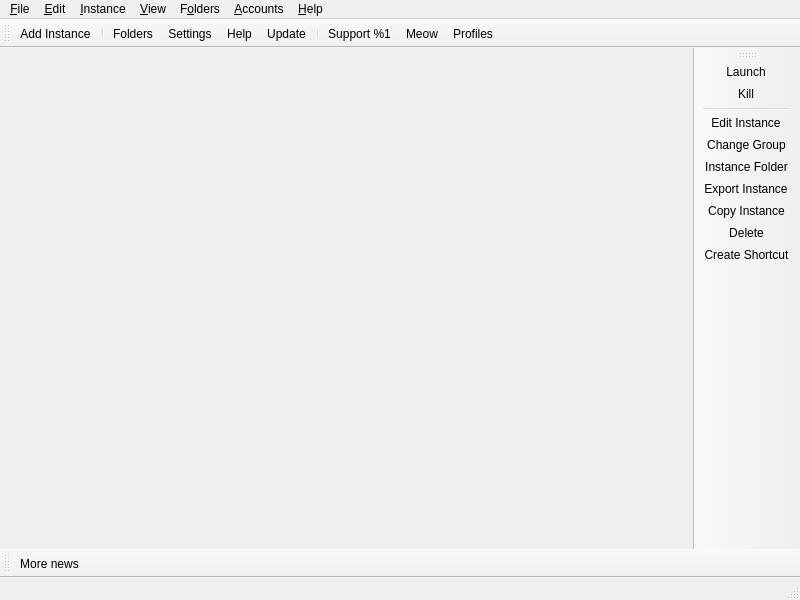
<?xml version="1.0" encoding="UTF-8"?>
<ui version="4.0">
 <class>MainWindow</class>
 <widget class="QMainWindow" name="MainWindow">
  <property name="geometry">
   <rect>
    <x>0</x>
    <y>0</y>
    <width>800</width>
    <height>600</height>
   </rect>
  </property>
  <property name="windowTitle">
   <string notr="true">MainWindow</string>
  </property>
  <widget class="QWidget" name="centralWidget">
   <layout class="QHBoxLayout" name="horizontalLayout">
    <property name="spacing">
     <number>0</number>
    </property>
    <property name="leftMargin">
     <number>0</number>
    </property>
    <property name="topMargin">
     <number>0</number>
    </property>
    <property name="rightMargin">
     <number>0</number>
    </property>
    <property name="bottomMargin">
     <number>0</number>
    </property>
   </layout>
  </widget>
  <widget class="QStatusBar" name="statusBar"/>
  <widget class="QToolBar" name="instanceToolBar">
   <property name="enabled">
    <bool>true</bool>
   </property>
   <property name="windowTitle">
    <string>Instance ToolBar</string>
   </property>
   <property name="allowedAreas">
    <set>Qt::ToolBarArea::LeftToolBarArea|Qt::ToolBarArea::RightToolBarArea</set>
   </property>
   <property name="iconSize">
    <size>
     <width>16</width>
     <height>16</height>
    </size>
   </property>
   <property name="toolButtonStyle">
    <enum>Qt::ToolButtonStyle::ToolButtonTextBesideIcon</enum>
   </property>
   <property name="floatable">
    <bool>false</bool>
   </property>
   <attribute name="toolBarArea">
    <enum>RightToolBarArea</enum>
   </attribute>
   <attribute name="toolBarBreak">
    <bool>false</bool>
   </attribute>
   <addaction name="actionLaunchInstance"/>
   <addaction name="actionKillInstance"/>
   <addaction name="separator"/>
   <addaction name="actionEditInstance"/>
   <addaction name="actionChangeInstGroup"/>
   <addaction name="actionViewSelectedInstFolder"/>
   <addaction name="actionExportInstance"/>
   <addaction name="actionCopyInstance"/>
   <addaction name="actionDeleteInstance"/>
   <addaction name="actionCreateInstanceShortcut"/>
  </widget>
  <widget class="QToolBar" name="mainToolBar">
   <property name="windowTitle">
    <string>Main Toolbar</string>
   </property>
   <property name="allowedAreas">
    <set>Qt::ToolBarArea::BottomToolBarArea|Qt::ToolBarArea::TopToolBarArea</set>
   </property>
   <property name="toolButtonStyle">
    <enum>Qt::ToolButtonStyle::ToolButtonTextBesideIcon</enum>
   </property>
   <property name="floatable">
    <bool>false</bool>
   </property>
   <attribute name="toolBarArea">
    <enum>TopToolBarArea</enum>
   </attribute>
   <attribute name="toolBarBreak">
    <bool>false</bool>
   </attribute>
   <addaction name="actionAddInstance"/>
   <addaction name="separator"/>
   <addaction name="actionFoldersButton"/>
   <addaction name="actionSettings"/>
   <addaction name="actionHelpButton"/>
   <addaction name="actionCheckUpdate"/>
   <addaction name="separator"/>
   <addaction name="actionPatreon"/>
   <addaction name="actionCAT"/>
   <addaction name="actionAccountsButton"/>
  </widget>
  <widget class="QToolBar" name="newsToolBar">
   <property name="windowTitle">
    <string>News Toolbar</string>
   </property>
   <property name="allowedAreas">
    <set>Qt::ToolBarArea::BottomToolBarArea|Qt::ToolBarArea::TopToolBarArea</set>
   </property>
   <property name="iconSize">
    <size>
     <width>16</width>
     <height>16</height>
    </size>
   </property>
   <property name="toolButtonStyle">
    <enum>Qt::ToolButtonStyle::ToolButtonTextBesideIcon</enum>
   </property>
   <property name="floatable">
    <bool>false</bool>
   </property>
   <attribute name="toolBarArea">
    <enum>BottomToolBarArea</enum>
   </attribute>
   <attribute name="toolBarBreak">
    <bool>false</bool>
   </attribute>
   <addaction name="actionMoreNews"/>
  </widget>
  <widget class="QMenuBar" name="menuBar">
   <property name="geometry">
    <rect>
     <x>0</x>
     <y>0</y>
     <width>800</width>
     <height>23</height>
    </rect>
   </property>
   <widget class="QMenu" name="fileMenu">
    <property name="title">
     <string>&amp;File</string>
    </property>
    <property name="toolTipsVisible">
     <bool>true</bool>
    </property>
    <addaction name="actionAddInstance"/>
    <addaction name="separator"/>
    <addaction name="actionLaunchInstance"/>
    <addaction name="actionLaunchInstanceOffline"/>
    <addaction name="actionKillInstance"/>
    <addaction name="separator"/>
    <addaction name="actionEditInstance"/>
    <addaction name="actionChangeInstGroup"/>
    <addaction name="actionViewSelectedInstFolder"/>
    <addaction name="actionExportInstance"/>
    <addaction name="actionCopyInstance"/>
    <addaction name="actionDeleteInstance"/>
    <addaction name="actionCreateInstanceShortcut"/>
    <addaction name="separator"/>
    <addaction name="actionSettings"/>
   </widget>
   <widget class="QMenu" name="editMenu">
    <property name="title">
     <string>&amp;Edit</string>
    </property>
    <property name="toolTipsVisible">
     <bool>true</bool>
    </property>
    <addaction name="actionUndoTrashInstance"/>
    <addaction name="separator"/>
    <addaction name="actionRenameInstance"/>
    <addaction name="actionChangeInstIcon"/>
   </widget>
   <widget class="QMenu" name="instanceMenu">
    <property name="title">
     <string>&amp;Instance</string>
    </property>
    <property name="toolTipsVisible">
     <bool>true</bool>
    </property>
    <addaction name="actionInstanceSettings"/>
    <addaction name="actionEditInstNotes"/>
    <addaction name="separator"/>
    <addaction name="actionMods"/>
    <addaction name="actionWorlds"/>
    <addaction name="actionScreenshots"/>
    <addaction name="separator"/>
    <addaction name="actionViewSelectedMCFolder"/>
    <addaction name="actionViewSelectedModsFolder"/>
    <addaction name="actionConfig_Folder"/>
   </widget>
   <widget class="QMenu" name="viewMenu">
    <property name="title">
     <string>&amp;View</string>
    </property>
    <property name="toolTipsVisible">
     <bool>true</bool>
    </property>
    <addaction name="actionCAT"/>
    <addaction name="actionLockToolbars"/>
    <addaction name="separator"/>
    <addaction name="actionMenuBarInsteadOfToolBar"/>
   </widget>
   <widget class="QMenu" name="foldersMenu">
    <property name="title">
     <string>F&amp;olders</string>
    </property>
    <property name="toolTipsVisible">
     <bool>true</bool>
    </property>
    <addaction name="actionViewLauncherRootFolder"/>
    <addaction name="separator"/>
    <addaction name="actionViewInstanceFolder"/>
    <addaction name="actionViewCentralModsFolder"/>
    <addaction name="actionViewSkinsFolder"/>
    <addaction name="actionViewJavaFolder"/>
    <addaction name="separator"/>
    <addaction name="actionViewIconThemeFolder"/>
    <addaction name="actionViewWidgetThemeFolder"/>
    <addaction name="actionViewCatPackFolder"/>
    <addaction name="actionViewIconsFolder"/>
    <addaction name="separator"/>
    <addaction name="actionViewLogsFolder"/>
   </widget>
   <widget class="QMenu" name="helpMenu">
    <property name="title">
     <string>&amp;Help</string>
    </property>
    <property name="toolTipsVisible">
     <bool>true</bool>
    </property>
    <addaction name="actionReportBug"/>
    <addaction name="actionDISCORD"/>
    <addaction name="actionREDDIT"/>
    <addaction name="actionPlugins"/>
    <addaction name="actionKiteLogs"/>
    <addaction name="actionAbout"/>
    <addaction name="separator"/>
    <addaction name="actionCheckUpdate"/>
   </widget>
   <widget class="QMenu" name="accountMenu">
    <property name="title">
     <string>&amp;Accounts</string>
    </property>
   </widget>
   <addaction name="fileMenu"/>
   <addaction name="editMenu"/>
   <addaction name="instanceMenu"/>
   <addaction name="viewMenu"/>
   <addaction name="foldersMenu"/>
   <addaction name="accountMenu"/>
   <addaction name="helpMenu"/>
  </widget>
  <action name="actionAddInstance">
   <property name="kiteIcon" stdset="0">
    <string notr="true">new</string>
   </property>
   <property name="text">
    <string>Add Instance</string>
   </property>
   <property name="toolTip">
    <string>Add a new instance.</string>
   </property>
   <property name="menuRole">
    <enum>QAction::MenuRole::NoRole</enum>
   </property>
  </action>
  <action name="actionUndoTrashInstance">
   <property name="enabled">
    <bool>false</bool>
   </property>
   <property name="text">
    <string>Undo Last Instance Deletion</string>
   </property>
   <property name="toolTip">
    <string>Bring the instance you last sent to the trash back, along with its shortcuts.</string>
   </property>
   <property name="menuRole">
    <enum>QAction::MenuRole::NoRole</enum>
   </property>
  </action>
  <action name="actionViewLauncherRootFolder">
   <property name="kiteIcon" stdset="0">
    <string notr="true">viewfolder</string>
   </property>
   <property name="text">
    <string>Launcher Root</string>
   </property>
   <property name="toolTip">
    <string>Open the launcher's root folder in a file browser.</string>
   </property>
   <property name="menuRole">
    <enum>QAction::MenuRole::NoRole</enum>
   </property>
  </action>
  <action name="actionViewInstanceFolder">
   <property name="kiteIcon" stdset="0">
    <string notr="true">viewfolder</string>
   </property>
   <property name="text">
    <string>Instances</string>
   </property>
   <property name="toolTip">
    <string>Open the instance folder in a file browser.</string>
   </property>
   <property name="menuRole">
    <enum>QAction::MenuRole::NoRole</enum>
   </property>
  </action>
  <action name="actionViewCentralModsFolder">
   <property name="kiteIcon" stdset="0">
    <string notr="true">centralmods</string>
   </property>
   <property name="text">
    <string>Central Mods</string>
   </property>
   <property name="toolTip">
    <string>Open the central mods folder in a file browser.</string>
   </property>
   <property name="menuRole">
    <enum>QAction::MenuRole::NoRole</enum>
   </property>
  </action>
  <action name="actionViewSkinsFolder">
   <property name="kiteIcon" stdset="0">
    <string notr="true">viewfolder</string>
   </property>
   <property name="text">
    <string>Skins</string>
   </property>
   <property name="toolTip">
    <string>Open the skins folder in a file browser.</string>
   </property>
   <property name="menuRole">
    <enum>QAction::MenuRole::NoRole</enum>
   </property>
  </action>
  <action name="actionViewJavaFolder">
   <property name="kiteIcon" stdset="0">
    <string notr="true">viewfolder</string>
   </property>
   <property name="text">
    <string>Java</string>
   </property>
   <property name="toolTip">
    <string>Open the Java folder in a file browser. Only available if the built-in Java downloader is used.</string>
   </property>
   <property name="menuRole">
    <enum>QAction::MenuRole::NoRole</enum>
   </property>
  </action>
  <action name="actionViewIconThemeFolder">
   <property name="kiteIcon" stdset="0">
    <string notr="true">viewfolder</string>
   </property>
   <property name="text">
    <string>Icon Theme</string>
   </property>
   <property name="toolTip">
    <string>Open the icon theme folder in a file browser.</string>
   </property>
   <property name="menuRole">
    <enum>QAction::MenuRole::NoRole</enum>
   </property>
  </action>
  <action name="actionViewWidgetThemeFolder">
   <property name="kiteIcon" stdset="0">
    <string notr="true">viewfolder</string>
   </property>
   <property name="text">
    <string>Widget Themes</string>
   </property>
   <property name="toolTip">
    <string>Open the widget themes folder in a file browser.</string>
   </property>
   <property name="menuRole">
    <enum>QAction::MenuRole::NoRole</enum>
   </property>
  </action>
  <action name="actionViewCatPackFolder">
   <property name="kiteIcon" stdset="0">
    <string notr="true">viewfolder</string>
   </property>
   <property name="text">
    <string>Cat Packs</string>
   </property>
   <property name="toolTip">
    <string>Open the cat packs folder in a file browser.</string>
   </property>
   <property name="menuRole">
    <enum>QAction::MenuRole::NoRole</enum>
   </property>
  </action>
  <action name="actionViewIconsFolder">
   <property name="kiteIcon" stdset="0">
    <string notr="true">viewfolder</string>
   </property>
   <property name="text">
    <string>Instance Icons</string>
   </property>
   <property name="toolTip">
    <string>Open the instance icons folder in a file browser.</string>
   </property>
   <property name="menuRole">
    <enum>QAction::MenuRole::NoRole</enum>
   </property>
  </action>
  <action name="actionViewLogsFolder">
   <property name="kiteIcon" stdset="0">
    <string notr="true">viewfolder</string>
   </property>
   <property name="text">
    <string>Logs</string>
   </property>
   <property name="toolTip">
    <string>Open the logs folder in a file browser.</string>
   </property>
   <property name="menuRole">
    <enum>QAction::MenuRole::NoRole</enum>
   </property>
  </action>
  <action name="actionSettings">
   <property name="kiteIcon" stdset="0">
    <string notr="true">settings</string>
   </property>
   <property name="text">
    <string>Settings</string>
   </property>
   <property name="toolTip">
    <string>Change settings.</string>
   </property>
   <property name="menuRole">
    <enum>QAction::MenuRole::TextHeuristicRole</enum>
   </property>
  </action>
  <action name="actionKiteLogs">
   <property name="kiteIcon" stdset="0">
    <string notr="true">log</string>
   </property>
   <property name="text">
    <string>Kite Logs</string>
   </property>
   <property name="toolTip">
    <string>View and manage Kite application logs.</string>
   </property>
   <property name="menuRole">
    <enum>QAction::MenuRole::NoRole</enum>
   </property>
  </action>
  <action name="actionAbout">
   <property name="kiteIcon" stdset="0">
    <string notr="true">about</string>
   </property>
   <property name="text">
    <string>About %1</string>
   </property>
   <property name="toolTip">
    <string>View information about %1.</string>
   </property>
   <property name="menuRole">
    <enum>QAction::MenuRole::TextHeuristicRole</enum>
   </property>
  </action>
  <action name="actionCAT">
   <property name="kiteIcon" stdset="0">
    <string notr="true">cat</string>
   </property>
   <property name="checkable">
    <bool>true</bool>
   </property>
   <property name="text">
    <string>Meow</string>
   </property>
   <property name="toolTip">
    <string>It's a fluffy kitty :3</string>
   </property>
   <property name="menuRole">
    <enum>QAction::MenuRole::NoRole</enum>
   </property>
   <property name="priority">
    <enum>QAction::Priority::LowPriority</enum>
   </property>
  </action>
  <action name="actionManageAccounts">
   <property name="kiteIcon" stdset="0">
    <string notr="true">accounts</string>
   </property>
   <property name="text">
    <string>Manage Accounts</string>
   </property>
   <property name="toolTip">
    <string>Manage Microsoft Accounts.</string>
   </property>
   <property name="menuRole">
    <enum>QAction::MenuRole::NoRole</enum>
   </property>
  </action>
  <action name="actionManageSkins">
   <property name="kiteIcon" stdset="0">
    <string notr="true">settings</string>
   </property>
   <property name="text">
    <string>Manage Skins</string>
   </property>
   <property name="toolTip">
    <string>Manage the skins of the currently selected account.</string>
   </property>
   <property name="menuRole">
    <enum>QAction::MenuRole::NoRole</enum>
   </property>
  </action>
  <action name="actionLockToolbars">
   <property name="checkable">
    <bool>true</bool>
   </property>
   <property name="text">
    <string>Lock Toolbars</string>
   </property>
   <property name="toolTip">
    <string>Prevent the toolbars from being dragged around.</string>
   </property>
   <property name="menuRole">
    <enum>QAction::MenuRole::NoRole</enum>
   </property>
  </action>
  <action name="actionMoreNews">
   <property name="kiteIcon" stdset="0">
    <string notr="true">news</string>
   </property>
   <property name="text">
    <string>More news...</string>
   </property>
   <property name="toolTip">
    <string>Open the development blog to read more news about %1.</string>
   </property>
   <property name="menuRole">
    <enum>QAction::MenuRole::NoRole</enum>
   </property>
  </action>
  <action name="actionMenuBarInsteadOfToolBar">
   <property name="checkable">
    <bool>true</bool>
   </property>
   <property name="text">
    <string>Menu Bar Instead of Tool Bar</string>
   </property>
   <property name="toolTip">
    <string>Keep this menu bar and hide the main toolbar. Without it, tap Alt to show the menu bar for a moment.</string>
   </property>
   <property name="menuRole">
    <enum>QAction::MenuRole::NoRole</enum>
   </property>
  </action>
  <action name="actionChangeInstIcon">
   <property name="text">
    <string>Change Icon</string>
   </property>
   <property name="toolTip">
    <string>Change the selected instance's icon.</string>
   </property>
   <property name="menuRole">
    <enum>QAction::MenuRole::NoRole</enum>
   </property>
  </action>
  <action name="actionRenameInstance">
   <property name="kiteIcon" stdset="0">
    <string notr="true">rename</string>
   </property>
   <property name="text">
    <string>Rename</string>
   </property>
   <property name="toolTip">
    <string>Rename the selected instance.</string>
   </property>
   <property name="menuRole">
    <enum>QAction::MenuRole::NoRole</enum>
   </property>
  </action>
  <action name="actionLaunchInstance">
   <property name="kiteIcon" stdset="0">
    <string notr="true">launch</string>
   </property>
   <property name="text">
    <string>Launch</string>
   </property>
   <property name="toolTip">
    <string>Launch the selected instance.</string>
   </property>
   <property name="menuRole">
    <enum>QAction::MenuRole::NoRole</enum>
   </property>
  </action>
  <action name="actionKillInstance">
   <property name="kiteIcon" stdset="0">
    <string notr="true">status-bad</string>
   </property>
   <property name="text">
    <string>Kill</string>
   </property>
   <property name="toolTip">
    <string>Kill the running instance.</string>
   </property>
   <property name="shortcut">
    <string>Ctrl+K</string>
   </property>
   <property name="menuRole">
    <enum>QAction::MenuRole::NoRole</enum>
   </property>
  </action>
  <action name="actionLaunchInstanceOffline">
   <property name="kiteIcon" stdset="0">
    <string notr="true">launch</string>
   </property>
   <property name="text">
    <string>Launch Offline</string>
   </property>
   <property name="toolTip">
    <string>Launch the selected instance in offline mode.</string>
   </property>
   <property name="menuRole">
    <enum>QAction::MenuRole::NoRole</enum>
   </property>
  </action>
  <action name="actionEditInstance">
   <property name="kiteIcon" stdset="0">
    <string notr="true">settings</string>
   </property>
   <property name="text">
    <string>Edit Instance</string>
   </property>
   <property name="toolTip">
    <string>Change the instance settings, mods and versions.</string>
   </property>
   <property name="menuRole">
    <enum>QAction::MenuRole::NoRole</enum>
   </property>
  </action>
  <action name="actionInstanceSettings">
   <property name="kiteIcon" stdset="0">
    <string notr="true">instance-settings</string>
   </property>
   <property name="text">
    <string>Instance Settings</string>
   </property>
   <property name="toolTip">
    <string>Open the settings for the selected instance.</string>
   </property>
   <property name="menuRole">
    <enum>QAction::MenuRole::TextHeuristicRole</enum>
   </property>
  </action>
  <action name="actionEditInstNotes">
   <property name="kiteIcon" stdset="0">
    <string notr="true">notes</string>
   </property>
   <property name="text">
    <string>Edit Notes</string>
   </property>
   <property name="toolTip">
    <string>Edit the notes for the selected instance.</string>
   </property>
   <property name="menuRole">
    <enum>QAction::MenuRole::NoRole</enum>
   </property>
  </action>
  <action name="actionMods">
   <property name="kiteIcon" stdset="0">
    <string notr="true">loadermods</string>
   </property>
   <property name="text">
    <string>View Mods</string>
   </property>
   <property name="toolTip">
    <string>View the mods of this instance.</string>
   </property>
   <property name="menuRole">
    <enum>QAction::MenuRole::NoRole</enum>
   </property>
  </action>
  <action name="actionWorlds">
   <property name="kiteIcon" stdset="0">
    <string notr="true">worlds</string>
   </property>
   <property name="text">
    <string>View Worlds</string>
   </property>
   <property name="toolTip">
    <string>View the worlds of this instance.</string>
   </property>
   <property name="menuRole">
    <enum>QAction::MenuRole::NoRole</enum>
   </property>
  </action>
  <action name="actionScreenshots">
   <property name="kiteIcon" stdset="0">
    <string notr="true">screenshots</string>
   </property>
   <property name="text">
    <string>Manage Screenshots</string>
   </property>
   <property name="toolTip">
    <string>View and upload screenshots for this instance.</string>
   </property>
   <property name="menuRole">
    <enum>QAction::MenuRole::NoRole</enum>
   </property>
  </action>
  <action name="actionChangeInstGroup">
   <property name="kiteIcon" stdset="0">
    <string notr="true">tag</string>
   </property>
   <property name="text">
    <string>Change Group</string>
   </property>
   <property name="toolTip">
    <string>Change the selected instance's group.</string>
   </property>
   <property name="menuRole">
    <enum>QAction::MenuRole::NoRole</enum>
   </property>
  </action>
  <action name="actionViewSelectedMCFolder">
   <property name="kiteIcon" stdset="0">
    <string notr="true">minecraft</string>
   </property>
   <property name="text">
    <string>Minecraft Folder</string>
   </property>
   <property name="toolTip">
    <string>Open the selected instance's minecraft folder in a file browser.</string>
   </property>
   <property name="menuRole">
    <enum>QAction::MenuRole::NoRole</enum>
   </property>
  </action>
  <action name="actionViewSelectedModsFolder">
   <property name="kiteIcon" stdset="0">
    <string notr="true">loadermods</string>
   </property>
   <property name="text">
    <string>Mods Folder</string>
   </property>
   <property name="toolTip">
    <string>Open the selected instance's mods folder in a file browser.</string>
   </property>
   <property name="menuRole">
    <enum>QAction::MenuRole::NoRole</enum>
   </property>
  </action>
  <action name="actionConfig_Folder">
   <property name="kiteIcon" stdset="0">
    <string notr="true">custom-commands</string>
   </property>
   <property name="text">
    <string>Config Folder</string>
   </property>
   <property name="toolTip">
    <string>Open the instance's config folder.</string>
   </property>
   <property name="menuRole">
    <enum>QAction::MenuRole::TextHeuristicRole</enum>
   </property>
  </action>
  <action name="actionViewSelectedInstFolder">
   <property name="kiteIcon" stdset="0">
    <string notr="true">viewfolder</string>
   </property>
   <property name="text">
    <string>Instance Folder</string>
   </property>
   <property name="toolTip">
    <string>Open the selected instance's root folder in a file browser.</string>
   </property>
   <property name="menuRole">
    <enum>QAction::MenuRole::NoRole</enum>
   </property>
  </action>
  <action name="actionExportInstance">
   <property name="kiteIcon" stdset="0">
    <string notr="true">export</string>
   </property>
   <property name="text">
    <string>E&amp;xport...</string>
   </property>
   <property name="iconText">
    <string>Export Instance</string>
   </property>
   <property name="toolTip">
    <string>Export the selected instance to supported formats.</string>
   </property>
   <property name="menuRole">
    <enum>QAction::MenuRole::NoRole</enum>
   </property>
  </action>
  <action name="actionExportInstanceZip">
   <property name="kiteIcon" stdset="0">
    <string notr="true">launcher</string>
   </property>
   <property name="text">
    <string>%1 (zip)</string>
   </property>
   <property name="menuRole">
    <enum>QAction::MenuRole::NoRole</enum>
   </property>
  </action>
  <action name="actionExportInstanceMrPack">
   <property name="kiteIcon" stdset="0">
    <string notr="true">modrinth</string>
   </property>
   <property name="text">
    <string>Modrinth (mrpack)</string>
   </property>
   <property name="menuRole">
    <enum>QAction::MenuRole::NoRole</enum>
   </property>
  </action>
  <action name="actionExportInstanceFlamePack">
   <property name="kiteIcon" stdset="0">
    <string notr="true">flame</string>
   </property>
   <property name="text">
    <string>CurseForge (zip)</string>
   </property>
   <property name="menuRole">
    <enum>QAction::MenuRole::NoRole</enum>
   </property>
  </action>
  <action name="actionDeleteInstance">
   <property name="kiteIcon" stdset="0">
    <string notr="true">delete</string>
   </property>
   <property name="text">
    <string>Delete</string>
   </property>
   <property name="toolTip">
    <string>Delete the selected instance.</string>
   </property>
   <property name="menuRole">
    <enum>QAction::MenuRole::NoRole</enum>
   </property>
  </action>
  <action name="actionCopyInstance">
   <property name="kiteIcon" stdset="0">
    <string notr="true">copy</string>
   </property>
   <property name="text">
    <string>Copy Instance</string>
   </property>
   <property name="toolTip">
    <string>Copy the selected instance.</string>
   </property>
   <property name="menuRole">
    <enum>QAction::MenuRole::NoRole</enum>
   </property>
  </action>
  <action name="actionCreateInstanceShortcut">
   <property name="kiteIcon" stdset="0">
    <string notr="true">shortcut</string>
   </property>
   <property name="text">
    <string>Create Shortcut</string>
   </property>
   <property name="toolTip">
    <string>Create a shortcut in a folder of your choosing that launches the selected instance.</string>
   </property>
   <property name="menuRole">
    <enum>QAction::MenuRole::NoRole</enum>
   </property>
  </action>
  <action name="actionReportBug">
   <property name="kiteIcon" stdset="0">
    <string notr="true">bug</string>
   </property>
   <property name="text">
    <string>Report a Bug</string>
   </property>
   <property name="toolTip">
    <string>Open the bug tracker to report a bug with %1.</string>
   </property>
   <property name="menuRole">
    <enum>QAction::MenuRole::NoRole</enum>
   </property>
  </action>
  <action name="actionDISCORD">
   <property name="kiteIcon" stdset="0">
    <string notr="true">discord</string>
   </property>
   <property name="text">
    <string>Discord</string>
   </property>
   <property name="toolTip">
    <string>Open %1 discord voice chat.</string>
   </property>
   <property name="menuRole">
    <enum>QAction::MenuRole::NoRole</enum>
   </property>
  </action>
  <action name="actionREDDIT">
   <property name="kiteIcon" stdset="0">
    <string notr="true">reddit-alien</string>
   </property>
   <property name="text">
    <string>Reddit</string>
   </property>
   <property name="toolTip">
    <string>Open %1 subreddit.</string>
   </property>
   <property name="menuRole">
    <enum>QAction::MenuRole::NoRole</enum>
   </property>
  </action>
  <action name="actionPlugins">
   <property name="kiteIcon" stdset="0">
    <string notr="true">plugins</string>
   </property>
   <property name="text">
    <string>Plugins</string>
   </property>
   <property name="toolTip">
    <string>View and manage MMCO Plugins.</string>
   </property>
   <property name="menuRole">
    <enum>QAction::MenuRole::NoRole</enum>
   </property>
  </action>
  <action name="actionCheckUpdate">
   <property name="kiteIcon" stdset="0">
    <string notr="true">checkupdate</string>
   </property>
   <property name="text">
    <string>Update</string>
   </property>
   <property name="toolTip">
    <string>Check for new updates for %1.</string>
   </property>
   <property name="menuRole">
    <enum>QAction::MenuRole::NoRole</enum>
   </property>
  </action>
  <action name="actionPatreon">
   <property name="kiteIcon" stdset="0">
    <string notr="true">patreon</string>
   </property>
   <property name="text">
    <string>Support %1</string>
   </property>
   <property name="toolTip">
    <string>Open the %1 Patreon page.</string>
   </property>
   <property name="menuRole">
    <enum>QAction::MenuRole::NoRole</enum>
   </property>
  </action>
  <action name="actionFoldersButton">
   <property name="kiteIcon" stdset="0">
    <string notr="true">viewfolder</string>
   </property>
   <property name="text">
    <string>Folders</string>
   </property>
   <property name="toolTip">
    <string>Open one of the folders shared between instances.</string>
   </property>
   <property name="menuRole">
    <enum>QAction::MenuRole::NoRole</enum>
   </property>
  </action>
  <action name="actionHelpButton">
   <property name="kiteIcon" stdset="0">
    <string notr="true">help</string>
   </property>
   <property name="text">
    <string>Help</string>
   </property>
   <property name="toolTip">
    <string>Get help with %1 or Minecraft.</string>
   </property>
   <property name="menuRole">
    <enum>QAction::MenuRole::NoRole</enum>
   </property>
  </action>
  <action name="actionAccountsButton">
   <property name="text">
    <string>Profiles</string>
   </property>
   <property name="menuRole">
    <enum>QAction::MenuRole::NoRole</enum>
   </property>
  </action>
 </widget>
 <resources/>
 <connections/>
</ui>
